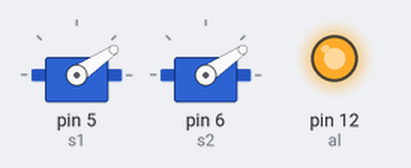
Bench run of a sketch on a simulated Arduino Uno, built with avr-gcc and run on an emulated ATmega328P. On the bench: 2 × servo, output pins drawn as LEDs (lit = HIGH).

Above: at 5.05 s.
At 5.75 s:
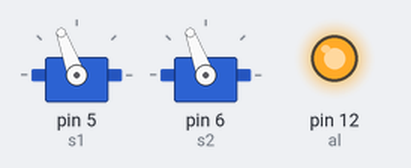
At 6.5 s:
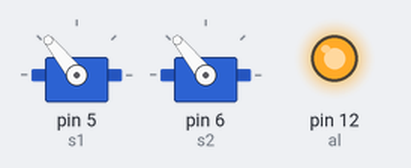
At 8.0 s:
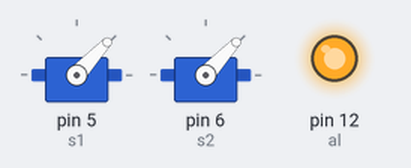
Timing chart, 0 to 12.6 s (numbered marks = the images above):
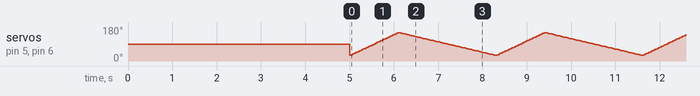

The sketch:

baston1.ino
```cpp
#include <Servo.h>
Servo myservo;
Servo myserv2;

int al=12,distance,pos = 90;
const int trigPin = 9,echoPin = 10,s1=5,s2=6;
long duration;


void setup() {
  myservo.attach(s1);
  myserv2.attach(s2);
  pinMode(al,OUTPUT);
  myservo.write(pos);
  myserv2.write(pos);
  pinMode(trigPin, OUTPUT);
  pinMode(echoPin, INPUT);
  Serial.begin(9600);
  digitalWrite(al,HIGH);
  delay(5000);
}


void loop() {
  for (int po = 30; po <= 150; po += 2){
    myservo.write(po);
    myserv2.write(po);
    delay(18);
}
  for (int po1 = 150; po1 >= 30; po1 -= 1) {
    myservo.write(po1);
    myserv2.write(po1);
    delay(18);
  }
}
```
